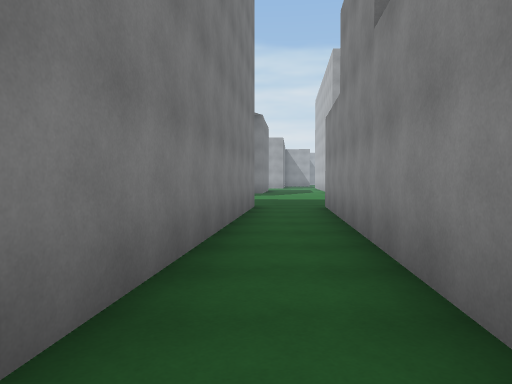
View 1 (above)

24 first-person views from a walk through a Unity game level. The camera is 1.4 m above the floor, tilts 2° down and sees 70° across. The floor is counted in squares, 2 m on a side. Each view is taken from the middle of a square. On the plan, view 1 faces up. The plan holds only what a view shows up to about 11 squares ahead; the rest is blank. The place goes on beyond the plan. Surface patterns are stand-ins for the level's own textures.

View 2
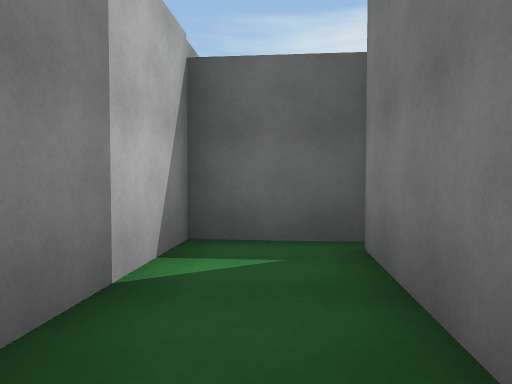

View 3
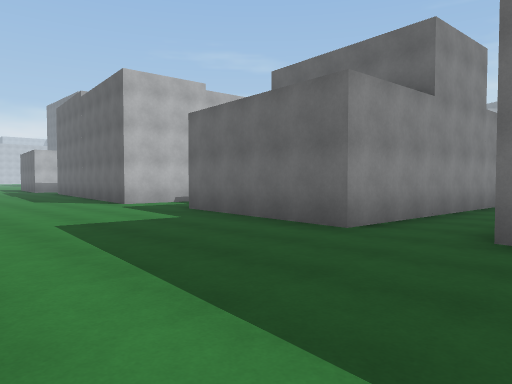

View 4
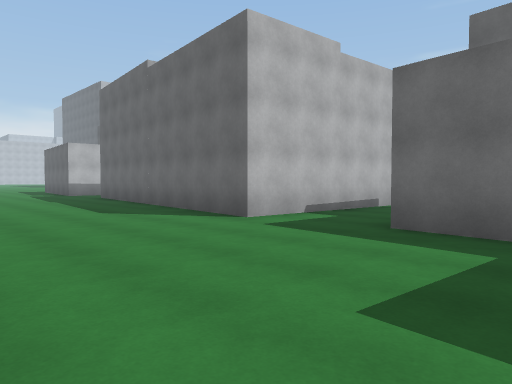

View 5
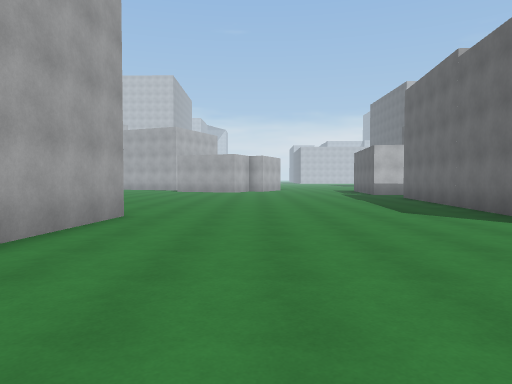

View 6
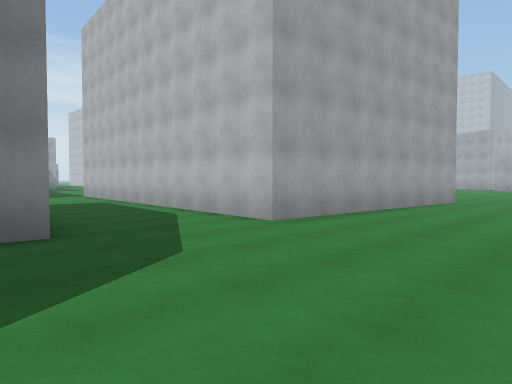

View 7
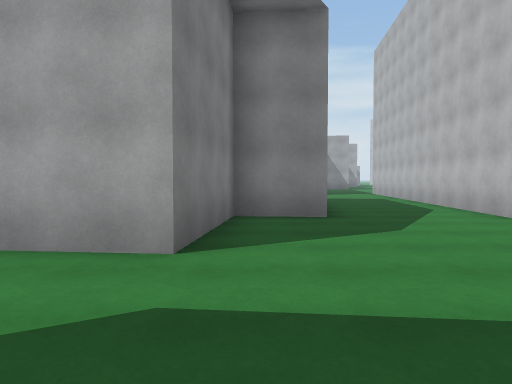

View 8
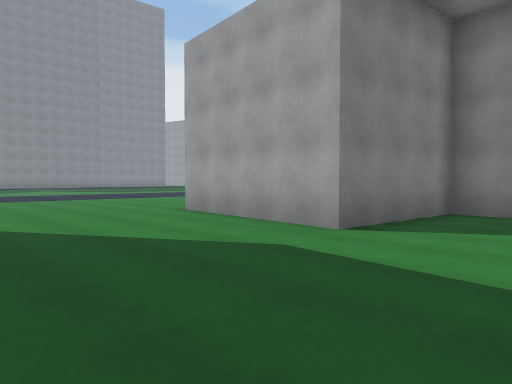

View 9
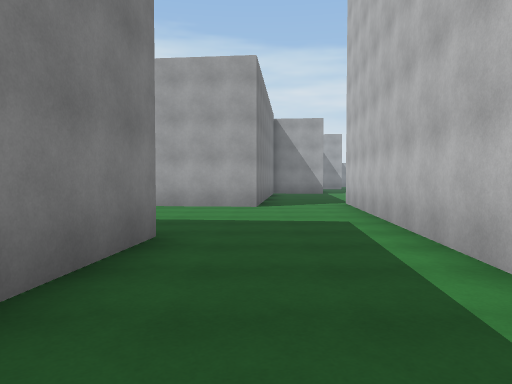

View 10
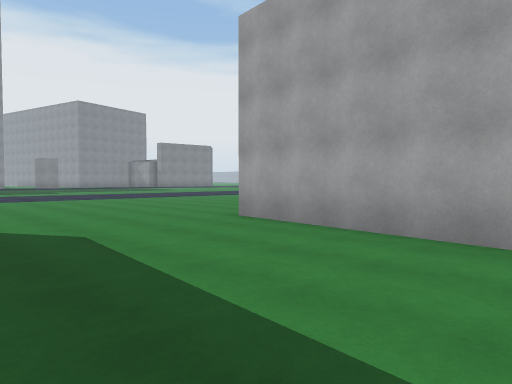

View 11
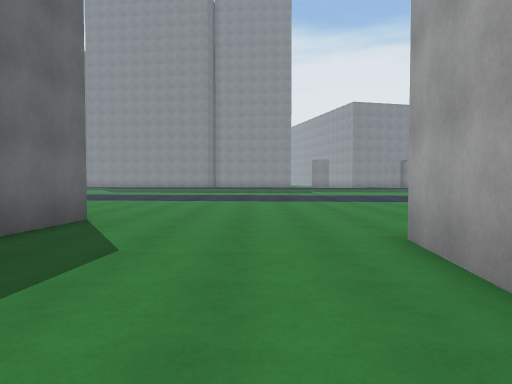

View 12
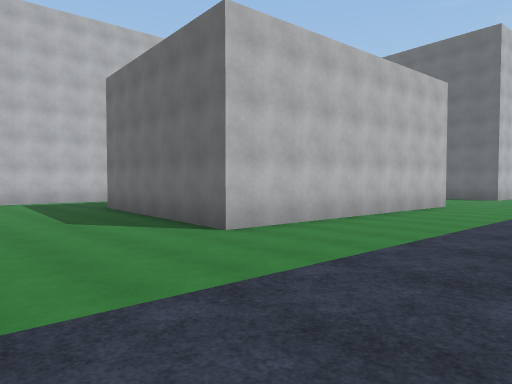

View 13
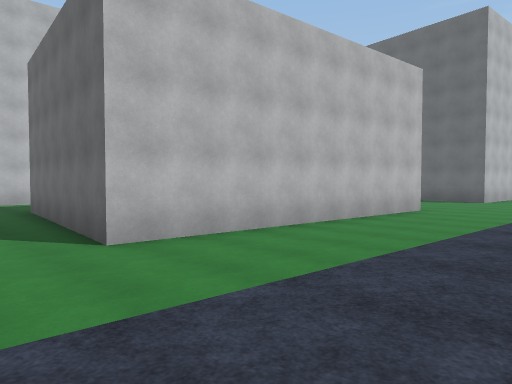

View 14
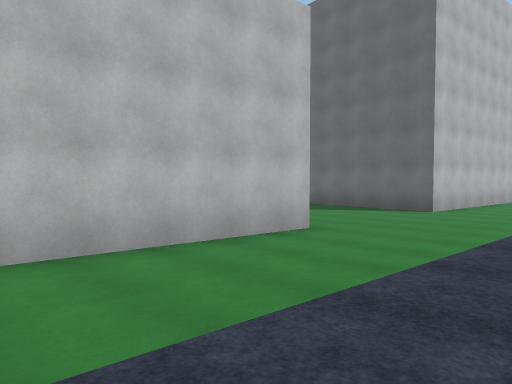

View 15
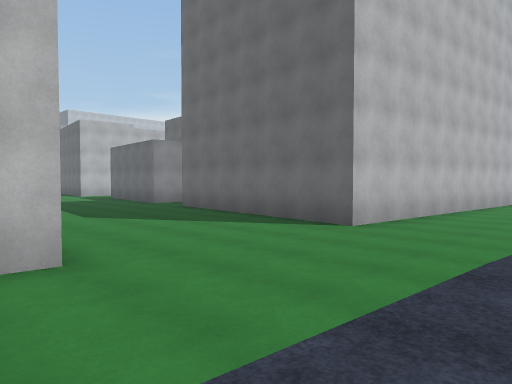

View 16
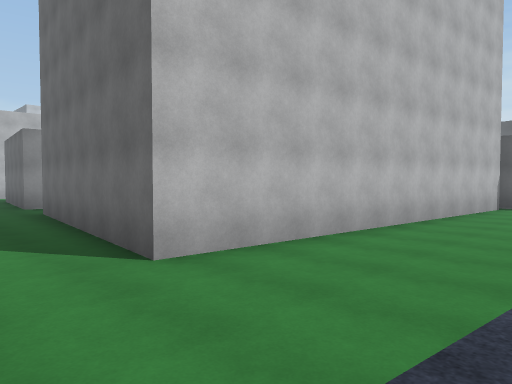

View 17
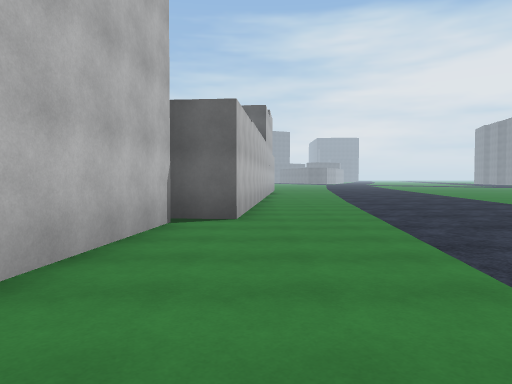

View 18
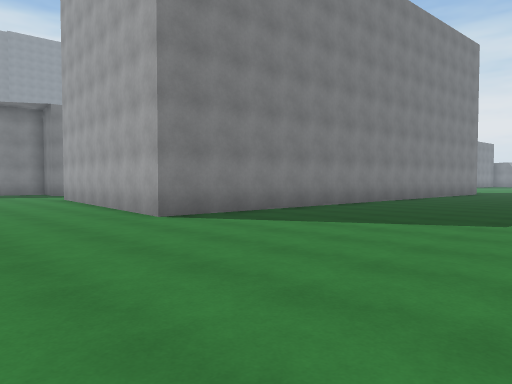

View 19
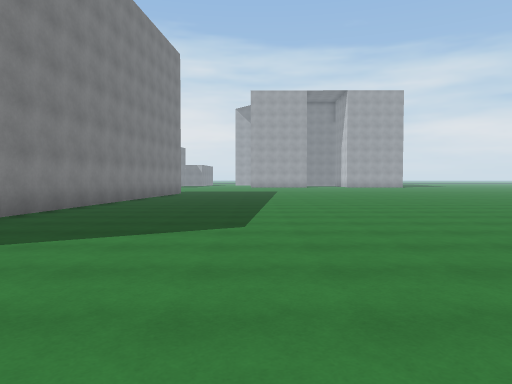

View 20
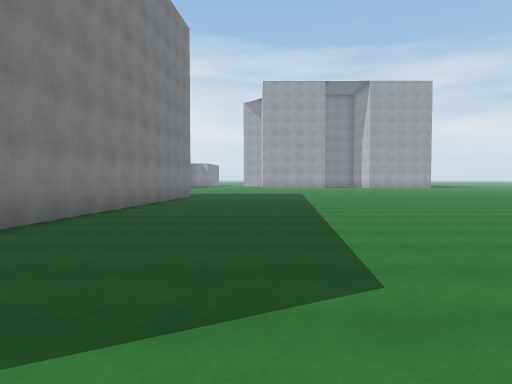

View 21
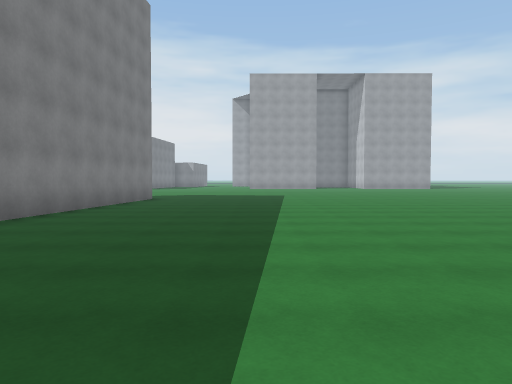

View 22
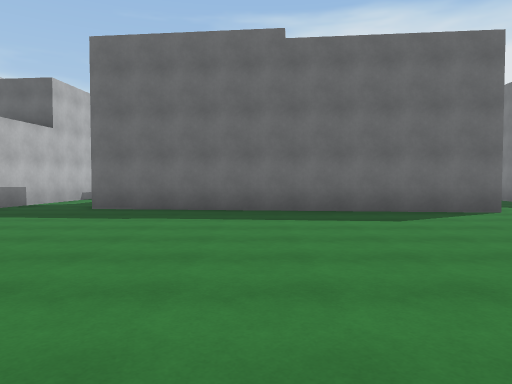

View 23
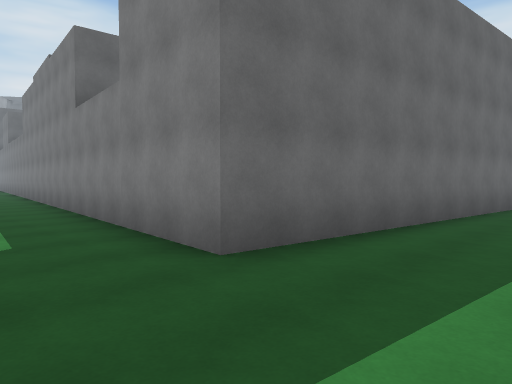

View 24
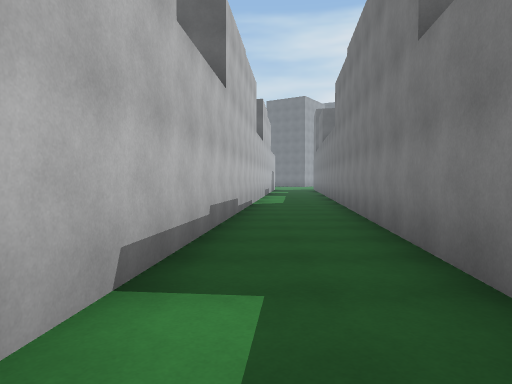

### Floor plan
Key: @ floor where view 1 was taken; # wall or solid block; . main floor; : floor 0.25 m higher than the main floor; / step, stairs or slope; B building.
Columns run from 10 left of view 1 to 20 right of it. Each row starts with its distance up from view 1.
 30 ::/                   #........
 29 ::/....     #..       #........
 28 ::/....B#####..#      #........
 27 ::/............#     ##........
 26 ::/............#     #.........
 25 ::/............#     #.........
 24 ::/...........##     #.........
 23 ::...###......#      #.........
 22 ::...#    #...#      #.........
 21 ::...#    #...#      #.........
 20 ::...     #...#      #.........
 19 ::...      ...#      #.........
 18 :/..#   ##B...#      #........
 17 :/..#   #.....########.......
 16 :/..#   #....................
 15 :/..#####...................
 14 :/..........................
 13 :/..........................
 12 :............................
 11 :..............................
 10 :...##.........................
  9  ...    ##B.B####..######......
  8  ...     ##.##   ..#      ##B..
  7  ..#      ..#    ..B        ..B
  6  ..#      ..#     .#        ..B
  5 /..#     #..      .#       #..#
  4 ...#     #..               B..#
  3 ...#     #.B               B..#
  2 ...#     #.B               #..B
  1 ...#     #.#               #..B
  0 ...#     #@#               B..
 -1 ..##     BBB               #..
 -2 .B                         ...
 -3 .#                         ..B
 -4 .#                         ..B
 -5 .B

Where each view was taken, in squares from view 1:
view 1: 0 up, 0 right, facing up
view 2: 3 up, 0 right, facing down
view 3: 14 up, 1 left, facing down-right
view 4: 14 up, 4 right, facing down-right
view 5: 14 up, 4 right, facing right
view 6: 13 up, 1 left, facing up-right
view 7: 11 up, 1 left, facing up
view 8: 10 up, 1 right, facing up-left
view 9: 18 up, 2 right, facing up
view 10: 23 up, 2 right, facing up-left
view 11: 26 up, 1 right, facing left
view 12: 27 up, 10 left, facing down-right
view 13: 25 up, 10 left, facing down-right
view 14: 20 up, 10 left, facing down-right
view 15: 16 up, 10 left, facing down-right
view 16: 12 up, 10 left, facing down-right
view 17: 6 up, 9 left, facing down
view 18: 13 up, 17 right, facing up-left
view 19: 14 up, 16 right, facing up
view 20: 17 up, 15 right, facing up
view 21: 19 up, 16 right, facing up
view 22: 17 up, 14 right, facing down
view 23: 11 up, 20 right, facing down-left
view 24: 7 up, 19 right, facing down
